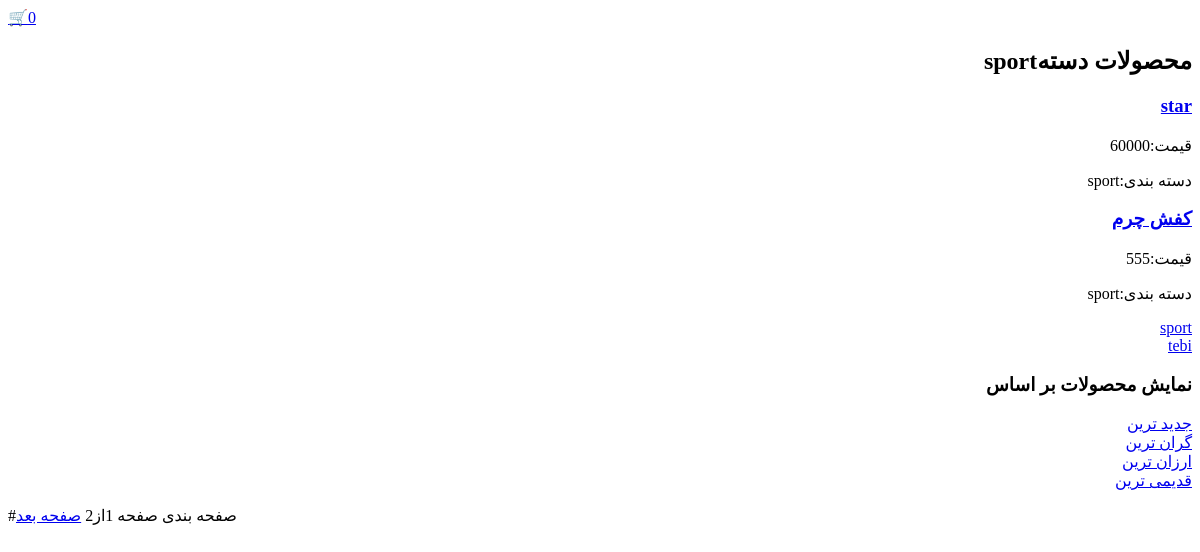
The app's page /shop/products/category/sport/, older data.
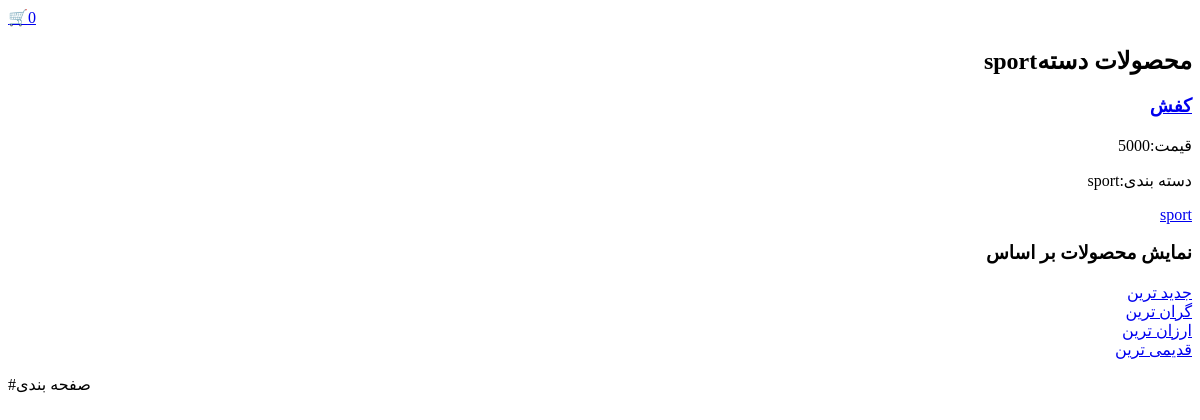
The same page, newer data.
### shop/models.py (models this page shows, shortened)
class Product(models.Model):
    category = models.ForeignKey(Category, on_delete=models.CASCADE, related_name='products')
    name = models.CharField(max_length=200)
    slug = models.SlugField(max_length=200)
    description = models.TextField(max_length=2000)
    inventory = models.PositiveIntegerField(default=0)
    weight = models.PositiveIntegerField(default=0)
    price = models.PositiveIntegerField(default=0)
    discount_start = models.DateTimeField(blank=True, null=True) #تاریخ شروع تخفیف
    discount_end = models.DateTimeField(blank=True, null=True)  # تاریخ پایان تخفیف
    off = models.PositiveIntegerField(default=0) #مقدار درصدی تخفیف
    created = models.DateTimeField(auto_now_add=True)
    update = models.DateTimeField(auto_now=True)
    class Meta:
        ordering = ['-created']
        indexes = [
            models.Index(fields=['id', 'slug']),
            models.Index(fields=['name']),
            models.Index(fields=['-created'])
        ]
    def get_absolute_url(self):
        return reverse('shop:product_detail', args=[self.pk, self.slug])
    def is_discount_active(self):
        now = timezone.now()
        return self.discount_start and self.discount_end and self.discount_start<= now <= self.discount_end
    def get_final_price(self):
        if self.is_discount_active():
            off_amount = (self.get_final_discount_percent() / 100) * self.price
            return int(self.price - off_amount)
        return self.price

class Category(models.Model):
    name = models.CharField(max_length=200)
    slug = models.SlugField(max_length=200, unique=True)
    off = models.PositiveIntegerField(default=0)
    class Meta:
        ordering = ['name']
        indexes = [
            models.Index(fields=['name'])
        ]
    def get_absolute_url(self):
        return reverse('shop:products_list_by_category', args=[self.slug])

### shop/views.py (the view)
# urls.py: path('products/', product_list, name='products_list'),
def product_list(request, category_slug=None):
    products = Product.objects.all()
    selected_category = None
    sort_by = request.GET.get('sort_by')
    categories = Category.objects.all()
    if category_slug:
        selected_category = get_object_or_404(Category, slug=category_slug)
        products = products.filter(category=selected_category)
    if sort_by == "created":
        products = products.order_by('-created')
    elif sort_by == "new_price":
        products = products.order_by('-price')
    elif sort_by == "price":
        products = products.order_by('price')
    elif sort_by == "created":
        products = products.order_by('created')
    paginator = Paginator(products, 2)
    page_numer = request.GET.get('page')
    products_page = paginator.get_page(page_numer)
    context = {
        'products': products_page,
        'selected_category': selected_category,
        'categories': categories
    }
    return render(request, 'shop/product_list.html', context)

### cart/cart.py (called while the page is built)
    def __len__(self):
        return sum(item['quantity'] for item in self.cart.values())

### cart/context_processors.py (called while the page is built)
def cart_context(request):
    return {'cart': Cart(request)}

### shop/templates/shop/product_list.html (shortened to what this page needs)
{% extends 'parent/base.html' %}
{% block content %}
<form dir="rtl">
    <h2>{%if selected_category%} محصولات دسته{{selected_category.name}}{%else%}همه محصولات{%endif%}
    </h2>
    {% for product in products%}
        <div>
            <h3><a href="{{ product.get_absolute_url }}">{{product.name}}</a></h3>
            <p>قیمت:{{product.get_final_price}}</p>
            <p>دسته بندی:{{product.category.name}}</p>
        </div>
        {%empty%}
            <p>محصولی یافت نشد</p>
    {%endfor%}
    {% for category in categories%}
        <a href="{{ category.get_absolute_url }}">{{category.name}}</a><br>
    {% endfor %}
            <div>
            <h3>نمایش محصولات بر اساس</h3>
            <a href="?sort_by=created"> جدید ترین </a><br>
            <a href="?sort_by=new_price"> گران ترین </a><br>
            <a href="?sort_by=price"> ارزان ترین </a><br>
            <a href="?sort_by=oldest"> قدیمی ترین </a><br>
        </div>
</form>
#صفحه بندی
{% if products.has_other_pages %}
    <span> صفحه {{products.number}}از{{products.paginator.num_pages}}</spanصفحه>
    {% if products.has_next %}
        <a href="?page={{products.next_page_number}}">صفحه بعد</a>
    {% endif %}
{% endif %}
{% endblock %}

Row changes from the older to the newer data that the page shows:
removed Product: name "star", get_final_price "60000", category.name "sport"
removed Product: name "کفش چرم", get_final_price "555", category.name "sport"
removed Category: name "tebi"
now on this page (row edited): Product: name "کفش", get_final_price "5000", category.name "sport"
Text that changed along with them:
{{ products.number }}: "1" → (not shown)
{{ products.paginator.num_pages }}: "2" → (not shown)
text no longer shown: "صفحه از صفحه بعد"
